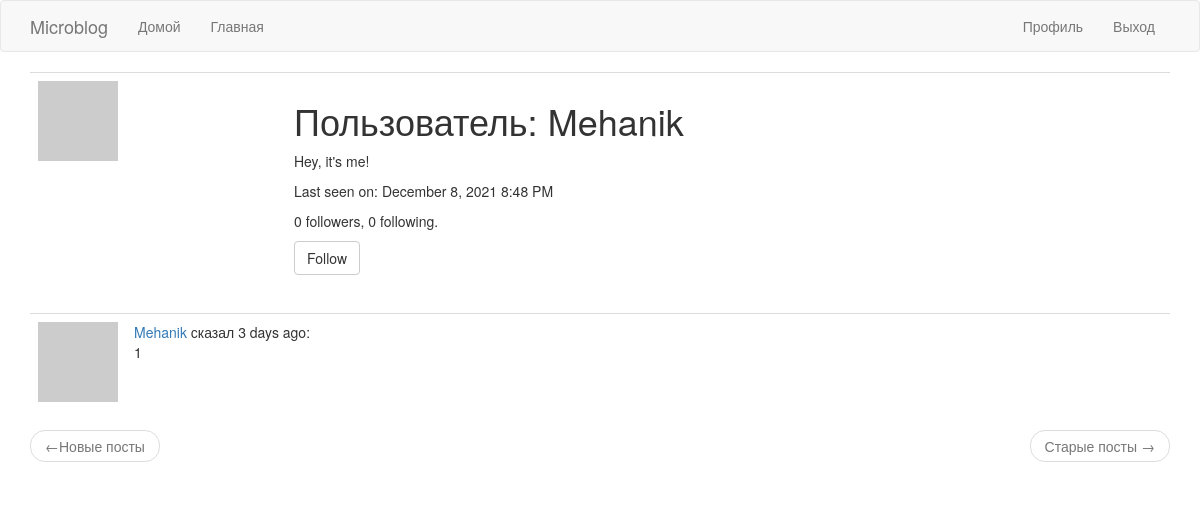
The page /user/Mehanik (signed in) on the database its author committed.
### app/models.py (models this page shows, shortened)
class User(UserMixin, db.Model):  # таблица пользователей в БД
    id = db.Column(db.Integer, primary_key=True)
    username = db.Column(db.String(64), index=True, unique=True)
    email = db.Column(db.String(120), index=True, unique=True)
    password_hash = db.Column(db.String(128))
    posts = db.relationship('Post', backref='author', lazy='dynamic')
    about_me = db.Column(db.String(140))
    last_seen = db.Column(db.DateTime, default=datetime.utcnow)
    followed = db.relationship(
        'User', secondary=followers,  # secondary - таблица конфигураций
        primaryjoin=(followers.c.follower_id == id),  # условие связывающее с левой стороны(follower)
        secondaryjoin=(followers.c.followed_id == id),  # условие связывающее с правой стороны(followed)
        backref=db.backref('followers', lazy='dynamic'), lazy='dynamic'
    )
    def avatar(self, size):  # изображение аватара
        digest = md5(self.email.lower().encode(
            'utf-8')).hexdigest()  # конвертирование почты в нижний регистр, далее в 16-ю строку
        return 'https://www.gravatar.com/avatar/{}?d=identicon&s={}'.format(digest, size)
    def is_following(self, user):  # метод проверки на наличие подписки
        return self.followed.filter(followers.c.followed_id == user.id).count() > 0

class Post(db.Model):  # таблица постов в БД
    id = db.Column(db.Integer, primary_key=True)
    body = db.Column(db.String(140))
    timestamp = db.Column(db.DateTime, index=True, default=datetime.utcnow)
    user_id = db.Column(db.Integer, db.ForeignKey('user.id'))

### app/main/routes.py (the view)
@bp.route('/user/<username>')  # username динамический компонент
@login_required  # только для зарегистрированных пользователей
def user(username):  # логика страницы пользователя
    user = User.query.filter_by(username=username).first_or_404()  # загрузка пользователя\выдача ошибки 404
    page = request.args.get('page', 1, type=int)  # логика страниц
    posts = user.posts.order_by(Post.timestamp.desc()).paginate(  # отображение постов
        page, current_app.config['POSTS_PER_PAGE'], False)
    next_url = url_for('main.user', username=user.username, page=posts.next_num) \
        if posts.has_next else None
    prev_url = url_for('main.user', username=user.username, page=posts.prev_num) \
        if posts.has_prev else None
    form = EmptyForm()
    return render_template('user.html', user=user, posts=posts.items,
                           next_url=next_url, prev_url=prev_url, form=form)

### app/main/forms.py
class EmptyForm(FlaskForm):  # пустая форма
    submit = SubmitField('Submit')

### app/main/routes.py (called while the page is built)
@bp.before_request  # последняя активность пользователя
def before_request():  # логика последней активности пользователя
    if current_user.is_authenticated:  # проверка на авторизацию
        current_user.last_seen = datetime.utcnow()
        db.session.commit()

### app/models.py (called while the page is built)
@login.user_loader  # регистрирование пользовательского загрузчика
def load_user(id):
    return User.query.get(int(id))

### app/templates/user.html (shortened to what this page needs)
{% extends "base.html" %}
{% block app_content %}
    <table class="table table-hover">
        <tr>
            <td width="256px"><img src="{{ user.avatar(256) }}"></td>
            <td>
                <h1>Пользователь: {{ user.username }}</h1>
                {% if user.about_me %}<p>{{ user.about_me }}</p>{% endif %}
                {% if user.last_seen %}<p>Last seen on: {{ moment(user.last_seen).format('LLL') }}</p>{% endif %}
                <p>{{ user.followers.count() }} followers, {{ user.followed.count() }} following.</p>
                {% if user == current_user %}
                <p><a href="{{ url_for('main.edit_profile') }}">Редактировать профиль</a></p>
                {% elif not current_user.is_following(user) %}
                <p>
                    <form action="{{ url_for('main.follow', username=user.username) }}" method="post">
                        {{ form.submit(value='Follow', class_='btn btn-default') }}
                    </form>
                </p>
                {% endif %}
            </td>
        </tr>
    </table>
    {% for post in posts %}
        {% include '_post.html' %}
    {% endfor %}
    <nav aria-label="...">
        <ul class="pager">
            <li class="previous{% if not prev_url %} disabled{% endif %}">
                <a href="{{ prev_url or '#' }}">
                    <span aria-hidden="true">&larr;</span>Новые посты
                </a>
            </li>
            <li class="next{% if not next_url %} disabled{% endif %}">
                <a href="{{ next_url or '#' }}">
                    Старые посты <span aria-hidden="true">&rarr;</span>
                </a>
            </li>
        </ul>
    </nav>
{% endblock %}

### app/templates/_post.html
<table class="table table-hover">
  <tr valign="top">
      <td width="70px">
          <a href="{{ url_for('main.user', username=post.author.username) }}">
              <img src="{{ post.author.avatar(36) }}">
          </a>
      </td>
      <td>
          <a href="{{ url_for('main.user', username=post.author.username) }}">
              {{ post.author.username }}
          </a>
          сказал {{ moment(post.timestamp).fromNow() }}:
          <br>
          {{ post.body }}
      </td>
  </tr>
</table>

### rows shown on the page
User: username "Mehanik", about_me "Hey, it's me!", last_seen "December 8, 2021 8:48 PM"
Post: author.username "Mehanik", timestamp "3 days ago", body "1"

### other values the page prints
{{ user.followers.count() }} "0"
{{ user.followed.count() }} "0"
